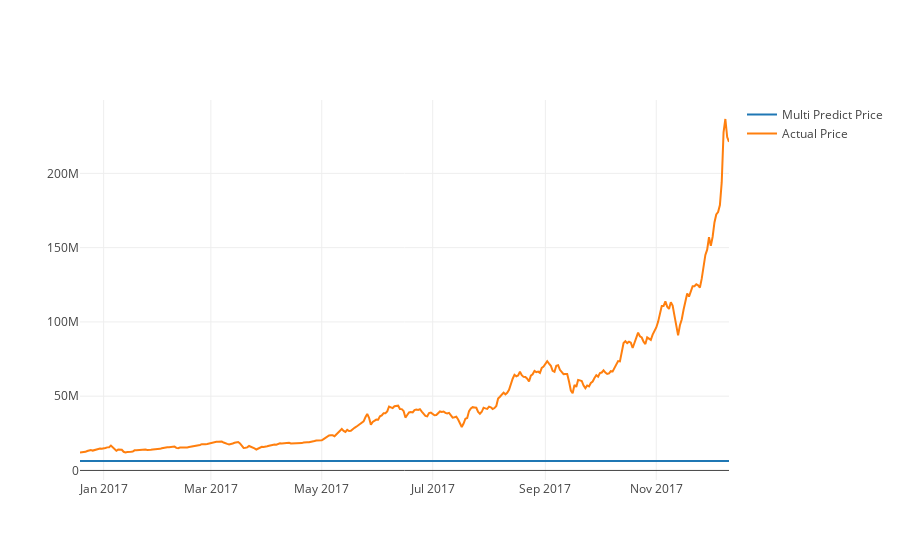

Notebook code for this chart:
### Code cell
actual_chart = go.Scatter(x=predictDates, y=inv_y, name= 'Actual Price')
multi_predict_chart = go.Scatter(x=predictDates, y=inv_yhat, name= 'Multi Predict Price')
py.iplot([ multi_predict_chart, actual_chart])

### Figure 1 — Plotly figure (JSON) as saved in the notebook; plotly's stock layout.template omitted (floating-point values rounded to 4 significant figures; data arrays with more than 128 entries replaced by an {"elided": "..."} marker saying what was removed)
{"data": [{"name": "Multi Predict Price", "type": "scatter", "x": {"elided": "358 str values"}, "y": {"elided": "359 float values"}}, {"name": "Actual Price", "type": "scatter", "x": {"elided": "358 str values"}, "y": {"elided": "359 int values"}}], "layout": {}}
